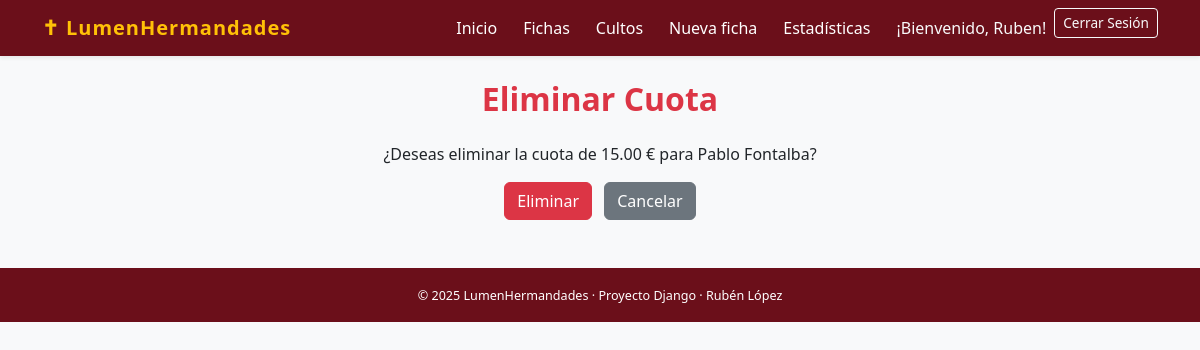
The app's page /cuota/1/eliminar/ (signed in) with its own data.
### lumenApp/models.py (models this page shows, shortened)
class Hermano(models.Model):
    nombre = models.CharField(max_length=100)
    apellidos = models.CharField(max_length=100)
    dni = models.CharField(max_length=20, unique=True)
    fecha_nacimiento = models.DateField()
    fecha_ingreso = models.DateField()
    estado = models.CharField(
        max_length=10,
        choices=EstadoHermano.choices,
        default=EstadoHermano.ACTIVO
    )
    imagen = models.ImageField(upload_to='hermanos/', blank=True, null=True)
    usuario = models.OneToOneField(User, on_delete=models.CASCADE)

class Cuota(models.Model):
    hermano = models.ForeignKey(Hermano, on_delete=models.CASCADE, related_name='cuotas')
    importe = models.DecimalField(max_digits=8, decimal_places=2, validators=[MinValueValidator(0)])
    fecha = models.DateField(auto_now_add=True)
    estado_pago = models.CharField(max_length=10, choices=EstadoPago.choices, default=EstadoPago.PENDIENTE)
    periodo = models.CharField(max_length=10, choices=PeriodoCuota.choices, default=PeriodoCuota.SEMESTRE_1)

### lumenApp/views.py (the view)
# urls.py: path('cuota/<int:pk>/eliminar/', CuotaDeleteView.as_view(), name='eliminar_cuota'),
class CuotaDeleteView(LoginRequiredMixin, UserPassesTestMixin, DeleteView):
    model = Cuota
    template_name = 'lumenApp/cuota_eliminar.html'
    success_url = reverse_lazy('fichas_lista')
    def test_func(self):
        return es_admin(self.request.user)
    def get_context_data(self, **kwargs):
        context = super().get_context_data(**kwargs)
        context['es_admin'] = es_admin(self.request.user)
        return context

### lumenApp/views.py (called while the page is built)
def es_admin(user):
    return user.groups.filter(name="Administradores").exists()

### lumenApp/templates/lumenApp/cuota_eliminar.html (shortened to what this page needs)
{% extends 'lumenApp/base.html' %}
{% block content %}
<div class="container mt-4">
    <h2 class="mb-4 text-center text-danger">Eliminar Cuota</h2>
    <p class="text-center">¿Deseas eliminar la cuota de {{ cuota.importe }} € para {{ cuota.hermano.nombre }} {{ cuota.hermano.apellidos }}?</p>
    <form method="post" class="text-center">
        <button type="submit" class="btn btn-danger me-2">Eliminar</button>
        <a href="{% url 'cuota_lista' cuota.hermano.pk %}" class="btn btn-secondary">Cancelar</a>
    </form>
</div>
{% endblock %}

### lumenApp/templates/lumenApp/base.html (shortened to what this page needs)
{% load static %}
<!DOCTYPE html>
<html lang="es">
<head>
    <link href="https://cdn.jsdelivr.net/npm/bootstrap@5.3.3/dist/css/bootstrap.min.css" rel="stylesheet">
    <link rel="stylesheet" href="{% static 'lumenApp/css/styles.css' %}">
</head>
<body class="bg-light">
    <nav class="navbar navbar-expand-lg navbar-dark shadow-sm mb-4" style="background-color:#6b0f1a;">
        <div class="container">
            <a class="navbar-brand fw-bold text-warning" href="{% url 'principal' %}">
                ✝ LumenHermandades
            </a>
             <div class="navbar-nav ms-auto">
                {% if user.is_authenticated %}
                    <a class="nav-link text-white" href="{% url 'principal' %}">Inicio</a>
                    <a class="nav-link text-white" href="{% url 'fichas_lista' %}">Fichas</a>
                    <a class="nav-link text-white" href="{% url 'cultos_lista' %}">Cultos</a>
                    {% if es_admin %}
                        <a class="nav-link text-white" href="{% url 'crear_hermano' %}">Nueva ficha</a>
                        <a class="nav-link text-white" href="{% url 'estadisticas' %}">Estadísticas</a>
                    {% endif %}
                    <span class="navbar-text text-light mx-2">¡Bienvenido, {{ user.hermano.nombre }}!</span>
                    <form action="{% url 'logout' %}" method="post" class="d-inline">
                        <button type="submit" class="btn btn-outline-light btn-sm">Cerrar Sesión</button>
                    </form>
                {% else %}
                    <span class="navbar-text text-light ms-2">
                        <a class="text-light text-decoration-underline" href="{% url 'login' %}">Inicia sesión</a> para más funciones.
                    </span>
                {% endif %}
            </div>
        </div>
    </nav>
    <main class="container mb-5">
        {% block content %}{% endblock %}
    </main>
    <footer class="text-center py-3 text-white" style="background-color:#6b0f1a;">
        <small>
            &copy; {{ year|default:2025 }} LumenHermandades · Proyecto Django · Rubén López
        </small>
    </footer>
</body>
</html>

### lumenApp/static/lumenApp/css/styles.css (style rules this page uses)
body { font-family: "Segoe UI", Tahoma, sans-serif; background-color: #f8f9fa; }
.navbar-brand { letter-spacing: 1px; font-weight: bold; color: #4b2e83; }
.navbar a { color: #4b2e83; margin-right: 10px; }
h1, h2, h3 { font-weight: 600; color: #4b2e83; }
.btn-danger { background-color: #dc3545; border-color: #dc3545; }
.btn-sm { font-size: 0.85rem; }
footer { font-size: 0.9rem; text-align: center; padding: 15px 0; background-color: #e9ecef; color: #495057; margin-top: 20px; }
a { text-decoration: none; }

### records on screen
Cuota: importe "15.00", hermano.nombre "Pablo", hermano.apellidos "Fontalba"

### other values on screen
{{ user.hermano.nombre }} "Ruben"
{{ year|default:2025 }} "2025"
